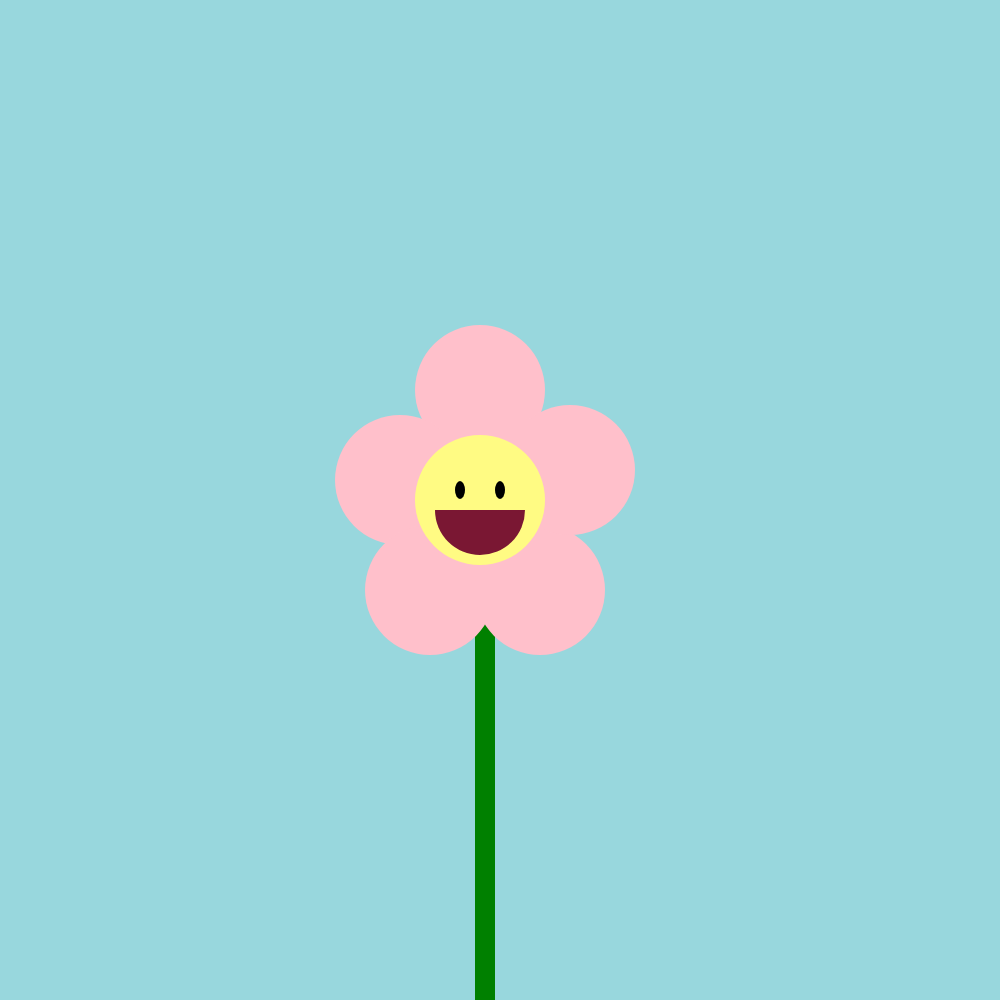
Frame 1 (no input)
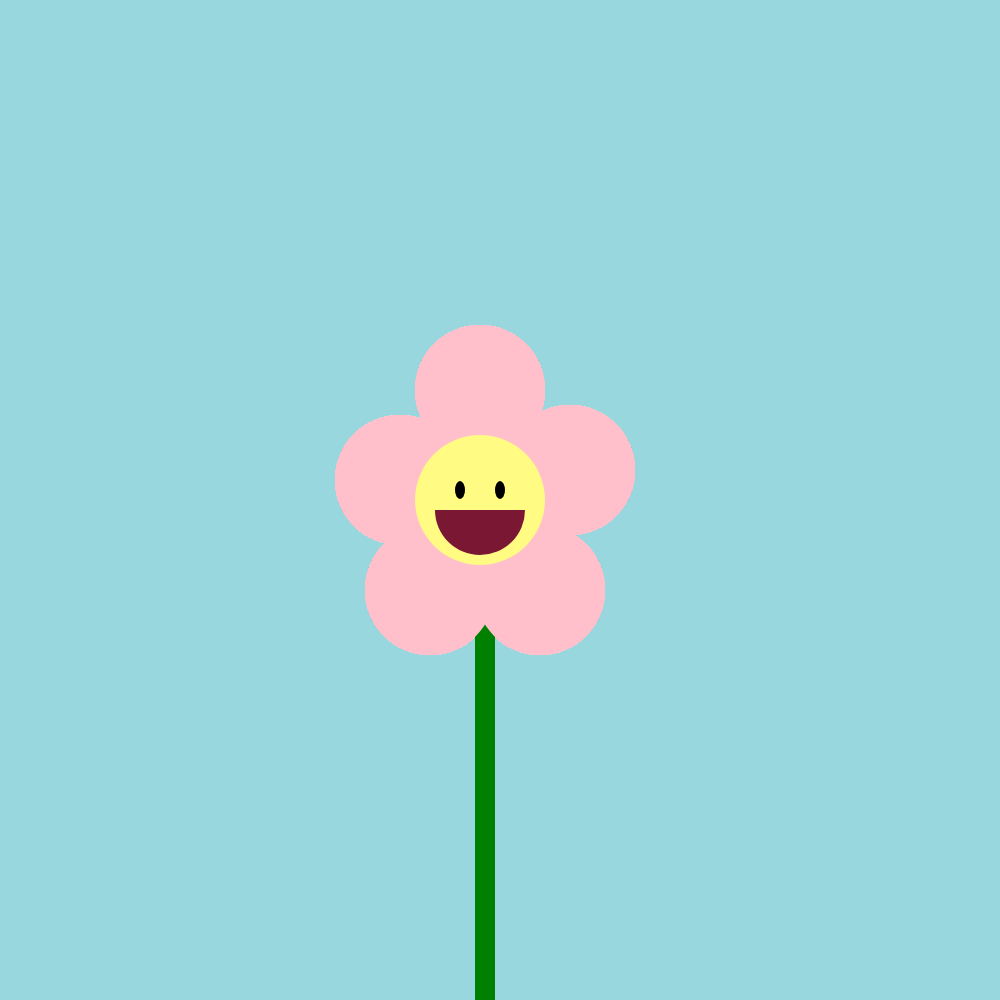
Frame 60 (no input)
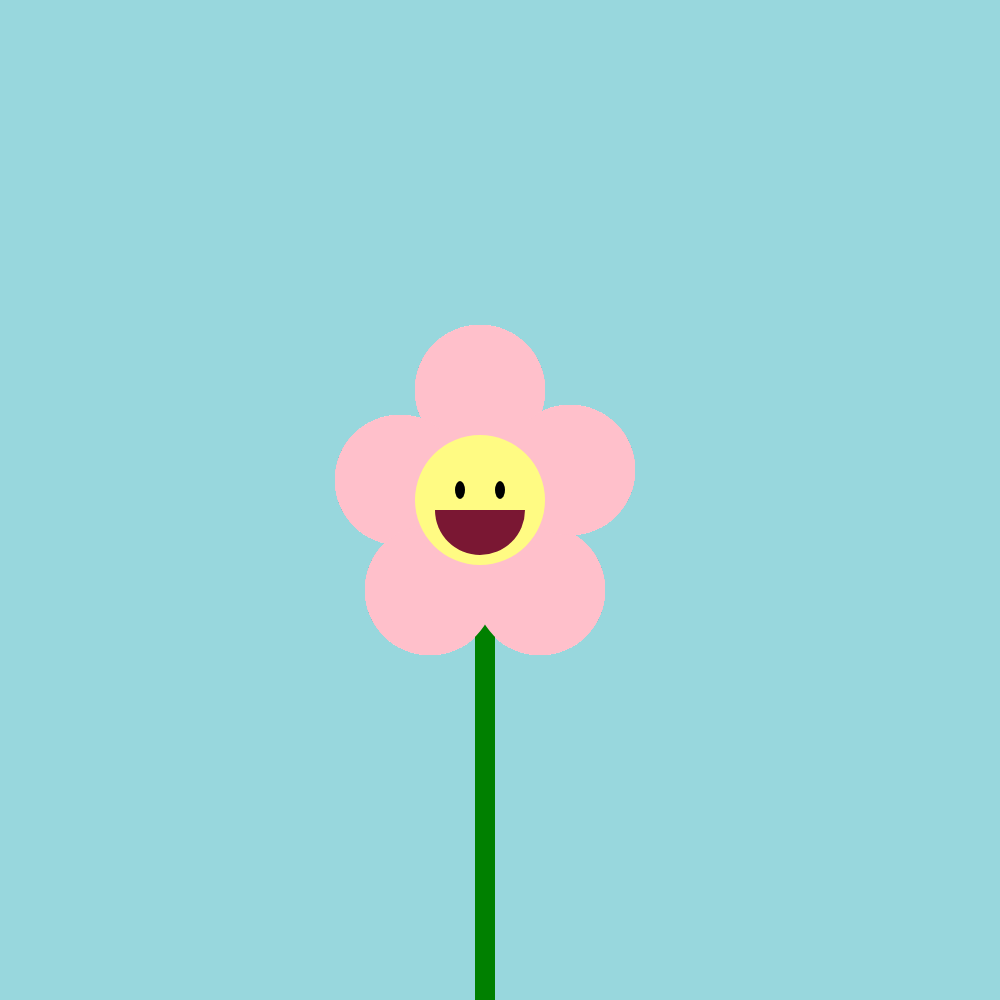
Frame 120 (the mouse pressed at the canvas centre since frame 60)

The p5.js sketch that drew these frames (run headless with seeded random() and noise() and a simulated clock; from frame 60 on, the mouse is pressed at the canvas centre):

// p5.js sketch
// ── sketch.js
var centerX = 0;
var centerY = 0;

function setup(){
    createCanvas(1000,1000);
    background(0);
    background(152, 215, 221);
    
    posX = width/2;
    posY = height/2;
    
}

function draw(){
   
 console.log("mouseX: " + mouseX + " mouseY: " + mouseY);
    centerX = mouseX;
    centerY = mouseY;   
    
    noStroke();
    fill("green");
    rect(posX-25, posY,20,500);
    fill("pink");
    ellipse(posX-20, posY-110,130,130);
    fill("pink");
    ellipse(posX-100, posY-20,130,130);
    fill("pink");
    ellipse(posX-70, posY+90,130,130);
    fill("pink");
    ellipse(posX+40, posY+90,130,130);
    fill("pink");
    ellipse(posX+70, posY-30,130,130);
    fill(255,251,131);
    ellipse(posX-20, posY,130,130);
    fill("black");
    ellipse(posX, posY -10,10,18);
    fill("black");
    ellipse(posX-40, posY -10,10,18);
    fill(122,23,51);
    arc(posX-20,posY+10,90,90, TWO_PI, PI);
}
